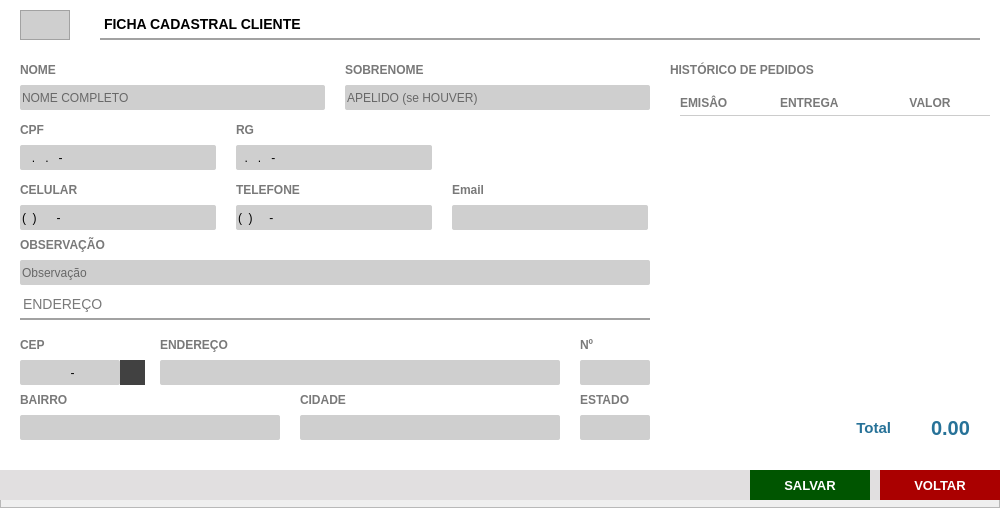
<?xml version="1.0" encoding="UTF-8"?>
<ui version="4.0">
 <class>ct_FormClientes</class>
 <widget class="QFrame" name="ct_FormClientes">
  <property name="geometry">
   <rect>
    <x>0</x>
    <y>0</y>
    <width>1000</width>
    <height>508</height>
   </rect>
  </property>
  <property name="windowTitle">
   <string>Frame</string>
  </property>
  <property name="frameShape">
   <enum>QFrame::StyledPanel</enum>
  </property>
  <property name="frameShadow">
   <enum>QFrame::Raised</enum>
  </property>
  <widget class="QFrame" name="fr_FormClientes">
   <property name="geometry">
    <rect>
     <x>0</x>
     <y>0</y>
     <width>1000</width>
     <height>500</height>
    </rect>
   </property>
   <property name="styleSheet">
    <string notr="true">background: #FFF;
border: none</string>
   </property>
   <widget class="QLabel" name="lb_FormProdutos">
    <property name="geometry">
     <rect>
      <x>100</x>
      <y>10</y>
      <width>880</width>
      <height>30</height>
     </rect>
    </property>
    <property name="styleSheet">
     <string notr="true">QLabel{
font-size: 14px;
font-family: &quot;Arial&quot;;
font-weight: bold;

border-bottom: 2px solid #A2A2A2
}</string>
    </property>
    <property name="text">
     <string>FICHA CADASTRAL CLIENTE</string>
    </property>
   </widget>
   <widget class="QLineEdit" name="tx_Id">
    <property name="enabled">
     <bool>false</bool>
    </property>
    <property name="geometry">
     <rect>
      <x>20</x>
      <y>10</y>
      <width>50</width>
      <height>30</height>
     </rect>
    </property>
    <property name="styleSheet">
     <string notr="true">QLineEdit{
background: #CFCFCF;
border: 1px solid #A2A2A2;
color: #000;
font-size: 14px;
font-family: &quot;Arial&quot;;
font-weight: bold;

}</string>
    </property>
    <property name="text">
     <string/>
    </property>
    <property name="alignment">
     <set>Qt::AlignCenter</set>
    </property>
   </widget>
   <widget class="QLabel" name="lb_FormProdutos_2">
    <property name="geometry">
     <rect>
      <x>20</x>
      <y>60</y>
      <width>150</width>
      <height>20</height>
     </rect>
    </property>
    <property name="styleSheet">
     <string notr="true">QLabel{
font-size: 12px;
font-family: &quot;Arial Unicode MS&quot;;
font-weight: bold;
color: #797979
}</string>
    </property>
    <property name="text">
     <string>NOME</string>
    </property>
   </widget>
   <widget class="QLineEdit" name="tx_NomeFantasia">
    <property name="geometry">
     <rect>
      <x>20</x>
      <y>85</y>
      <width>305</width>
      <height>25</height>
     </rect>
    </property>
    <property name="focusPolicy">
     <enum>Qt::WheelFocus</enum>
    </property>
    <property name="styleSheet">
     <string notr="true">QLineEdit{
background: #CFCFCF;
border-radius: 2px;
color: #000;
font: 13px &quot;Arial&quot; ;
text-transform: uppercase;
}
QLineEdit:Focus {
border: 1px solid red;
}</string>
    </property>
    <property name="placeholderText">
     <string>NOME COMPLETO</string>
    </property>
   </widget>
   <widget class="QLabel" name="lb_FormProdutos_3">
    <property name="geometry">
     <rect>
      <x>20</x>
      <y>120</y>
      <width>190</width>
      <height>20</height>
     </rect>
    </property>
    <property name="styleSheet">
     <string notr="true">QLabel{
font-size: 12px;
font-family: &quot;Arial Unicode MS&quot;;
font-weight: bold;
color: #797979
}</string>
    </property>
    <property name="text">
     <string>CPF</string>
    </property>
   </widget>
   <widget class="QLabel" name="lb_FormProdutos_4">
    <property name="geometry">
     <rect>
      <x>236</x>
      <y>120</y>
      <width>190</width>
      <height>20</height>
     </rect>
    </property>
    <property name="styleSheet">
     <string notr="true">QLabel{
font-size: 12px;
font-family: &quot;Arial Unicode MS&quot;;
font-weight: bold;
color: #797979
}</string>
    </property>
    <property name="text">
     <string>RG</string>
    </property>
   </widget>
   <widget class="QLabel" name="lb_FormProdutos_5">
    <property name="geometry">
     <rect>
      <x>20</x>
      <y>180</y>
      <width>196</width>
      <height>20</height>
     </rect>
    </property>
    <property name="styleSheet">
     <string notr="true">QLabel{
font-size: 12px;
font-family: &quot;Arial Unicode MS&quot;;
font-weight: bold;
color: #797979
}</string>
    </property>
    <property name="text">
     <string>CELULAR</string>
    </property>
   </widget>
   <widget class="QLineEdit" name="tx_Celular">
    <property name="geometry">
     <rect>
      <x>20</x>
      <y>205</y>
      <width>196</width>
      <height>25</height>
     </rect>
    </property>
    <property name="focusPolicy">
     <enum>Qt::WheelFocus</enum>
    </property>
    <property name="styleSheet">
     <string notr="true">QLineEdit{
background: #CFCFCF;
border-radius: 2px;
color: #000;
font: 13px &quot;Arial&quot; 
}
QLineEdit:Focus {
border: 1px solid red;
}</string>
    </property>
    <property name="inputMask">
     <string>(00) 00000-0000</string>
    </property>
    <property name="text">
     <string>() -</string>
    </property>
    <property name="placeholderText">
     <string/>
    </property>
   </widget>
   <widget class="QLineEdit" name="tx_InscEstadual">
    <property name="geometry">
     <rect>
      <x>236</x>
      <y>145</y>
      <width>196</width>
      <height>25</height>
     </rect>
    </property>
    <property name="focusPolicy">
     <enum>Qt::WheelFocus</enum>
    </property>
    <property name="styleSheet">
     <string notr="true">QLineEdit{
background: #CFCFCF;
border-radius: 2px;
color: #000;
font: 13px &quot;Arial&quot; 
}
QLineEdit:Focus {
border: 1px solid red;
}</string>
    </property>
    <property name="inputMask">
     <string>00.000.000-0</string>
    </property>
    <property name="placeholderText">
     <string/>
    </property>
   </widget>
   <widget class="QLineEdit" name="tx_Obs">
    <property name="geometry">
     <rect>
      <x>20</x>
      <y>260</y>
      <width>630</width>
      <height>25</height>
     </rect>
    </property>
    <property name="focusPolicy">
     <enum>Qt::WheelFocus</enum>
    </property>
    <property name="styleSheet">
     <string notr="true">QLineEdit{
background: #CFCFCF;
border-radius: 2px;
color: #000;
font: 13px &quot;Arial&quot; ;
text-transform: uppercase
}
QLineEdit:Focus {
border: 1px solid red;
}</string>
    </property>
    <property name="placeholderText">
     <string>Observação</string>
    </property>
   </widget>
   <widget class="QLabel" name="lb_FormProdutos_7">
    <property name="geometry">
     <rect>
      <x>20</x>
      <y>235</y>
      <width>150</width>
      <height>20</height>
     </rect>
    </property>
    <property name="styleSheet">
     <string notr="true">QLabel{
font-size: 12px;
font-family: &quot;Arial Unicode MS&quot;;
font-weight: bold;
color: #797979
}</string>
    </property>
    <property name="text">
     <string>OBSERVAÇÃO</string>
    </property>
   </widget>
   <widget class="QLabel" name="lb_FormProdutos_8">
    <property name="geometry">
     <rect>
      <x>20</x>
      <y>290</y>
      <width>630</width>
      <height>30</height>
     </rect>
    </property>
    <property name="styleSheet">
     <string notr="true">QLabel{
font-size: 14px;
font-family: &quot;Arial&quot;;
font-weight: normal;

border-bottom: 2px solid #A2A2A2;
color: #797979
}</string>
    </property>
    <property name="text">
     <string>ENDEREÇO</string>
    </property>
   </widget>
   <widget class="QTableWidget" name="tb_Historico">
    <property name="geometry">
     <rect>
      <x>680</x>
      <y>90</y>
      <width>310</width>
      <height>320</height>
     </rect>
    </property>
    <property name="styleSheet">
     <string notr="true">QTableView{
color: #797979;
font-family: &quot;Arial&quot;;
font-weight: bold;
font-size: 12px;
background: #FFF;
}
QHeaderView:section{
background: #FFF;
font-size: 12px;
font-family: &quot;Arial&quot;;
font-weight: bold;
color: #797979;
border: none;
border-bottom: 1px solid #CCC;
height: 25px;
}
QTableView::item {
border-bottom: 2px solid #CCC;
padding: 2px;
}
</string>
    </property>
    <property name="verticalScrollBarPolicy">
     <enum>Qt::ScrollBarAsNeeded</enum>
    </property>
    <property name="horizontalScrollBarPolicy">
     <enum>Qt::ScrollBarAlwaysOff</enum>
    </property>
    <property name="showGrid">
     <bool>false</bool>
    </property>
    <attribute name="verticalHeaderVisible">
     <bool>false</bool>
    </attribute>
    <attribute name="verticalHeaderHighlightSections">
     <bool>false</bool>
    </attribute>
    <column>
     <property name="text">
      <string>EMISÂO</string>
     </property>
     <property name="textAlignment">
      <set>AlignLeading|AlignVCenter</set>
     </property>
    </column>
    <column>
     <property name="text">
      <string>ENTREGA</string>
     </property>
     <property name="textAlignment">
      <set>AlignLeading|AlignVCenter</set>
     </property>
    </column>
    <column>
     <property name="text">
      <string>VALOR</string>
     </property>
    </column>
    <column>
     <property name="text">
      <string>VER</string>
     </property>
    </column>
   </widget>
   <widget class="QLabel" name="lb_FormProdutos_9">
    <property name="geometry">
     <rect>
      <x>670</x>
      <y>60</y>
      <width>310</width>
      <height>20</height>
     </rect>
    </property>
    <property name="styleSheet">
     <string notr="true">QLabel{
font-size: 12px;
font-family: &quot;Arial Unicode MS&quot;;
font-weight: bold;
color: #797979
}</string>
    </property>
    <property name="text">
     <string>HISTÓRICO DE PEDIDOS</string>
    </property>
   </widget>
   <widget class="QLineEdit" name="tx_Cep">
    <property name="geometry">
     <rect>
      <x>20</x>
      <y>360</y>
      <width>100</width>
      <height>25</height>
     </rect>
    </property>
    <property name="focusPolicy">
     <enum>Qt::WheelFocus</enum>
    </property>
    <property name="styleSheet">
     <string notr="true">QLineEdit{
background: #CFCFCF;
border-radius: 2px;
color: #000;
font: 13px &quot;Arial&quot; ;
text-transform: uppercase
}
QLineEdit:Focus {
border: 1px solid red;
}</string>
    </property>
    <property name="inputMask">
     <string>99999-999</string>
    </property>
    <property name="alignment">
     <set>Qt::AlignCenter</set>
    </property>
    <property name="placeholderText">
     <string>123456789</string>
    </property>
   </widget>
   <widget class="QLabel" name="lb_FormProdutos_10">
    <property name="geometry">
     <rect>
      <x>20</x>
      <y>335</y>
      <width>50</width>
      <height>20</height>
     </rect>
    </property>
    <property name="styleSheet">
     <string notr="true">QLabel{
font-size: 12px;
font-family: &quot;Arial Unicode MS&quot;;
font-weight: bold;
color: #797979
}</string>
    </property>
    <property name="text">
     <string>CEP</string>
    </property>
   </widget>
   <widget class="QFrame" name="fr_BotoesFormProdutos">
    <property name="geometry">
     <rect>
      <x>0</x>
      <y>470</y>
      <width>1000</width>
      <height>30</height>
     </rect>
    </property>
    <property name="styleSheet">
     <string notr="true">background:#E1DFE0;
border: none;</string>
    </property>
    <widget class="QPushButton" name="bt_Voltar">
     <property name="geometry">
      <rect>
       <x>880</x>
       <y>0</y>
       <width>120</width>
       <height>30</height>
      </rect>
     </property>
     <property name="font">
      <font>
       <family>Tahoma</family>
       <pointsize>10</pointsize>
       <weight>75</weight>
       <bold>true</bold>
      </font>
     </property>
     <property name="cursor">
      <cursorShape>PointingHandCursor</cursorShape>
     </property>
     <property name="focusPolicy">
      <enum>Qt::NoFocus</enum>
     </property>
     <property name="contextMenuPolicy">
      <enum>Qt::ActionsContextMenu</enum>
     </property>
     <property name="styleSheet">
      <string notr="true">QPushButton {
background-color: rgb(170, 0, 0);
color: #FFF
 }
QPushButton:hover{
background-color: rgb(255, 0, 0);
}</string>
     </property>
     <property name="text">
      <string>VOLTAR</string>
     </property>
     <property name="iconSize">
      <size>
       <width>75</width>
       <height>35</height>
      </size>
     </property>
    </widget>
    <widget class="QPushButton" name="bt_Salvar">
     <property name="geometry">
      <rect>
       <x>750</x>
       <y>0</y>
       <width>120</width>
       <height>30</height>
      </rect>
     </property>
     <property name="font">
      <font>
       <family>Tahoma</family>
       <pointsize>10</pointsize>
       <weight>75</weight>
       <bold>true</bold>
      </font>
     </property>
     <property name="cursor">
      <cursorShape>PointingHandCursor</cursorShape>
     </property>
     <property name="focusPolicy">
      <enum>Qt::NoFocus</enum>
     </property>
     <property name="contextMenuPolicy">
      <enum>Qt::ActionsContextMenu</enum>
     </property>
     <property name="styleSheet">
      <string notr="true">QPushButton {
background-color: rgb(0, 85, 0);
color: #FFF
 }
QPushButton:hover{
background-color: #40a286
}</string>
     </property>
     <property name="text">
      <string>SALVAR</string>
     </property>
     <property name="iconSize">
      <size>
       <width>75</width>
       <height>35</height>
      </size>
     </property>
    </widget>
   </widget>
   <widget class="QLabel" name="lb_FormProdutos_21">
    <property name="geometry">
     <rect>
      <x>345</x>
      <y>60</y>
      <width>150</width>
      <height>20</height>
     </rect>
    </property>
    <property name="styleSheet">
     <string notr="true">QLabel{
font-size: 12px;
font-family: &quot;Arial Unicode MS&quot;;
font-weight: bold;
color: #797979
}</string>
    </property>
    <property name="text">
     <string>SOBRENOME</string>
    </property>
   </widget>
   <widget class="QLineEdit" name="tx_RazaoSocial">
    <property name="geometry">
     <rect>
      <x>345</x>
      <y>85</y>
      <width>305</width>
      <height>25</height>
     </rect>
    </property>
    <property name="focusPolicy">
     <enum>Qt::WheelFocus</enum>
    </property>
    <property name="styleSheet">
     <string notr="true">QLineEdit{
background: #CFCFCF;
border-radius: 2px;
color: #000;
font: 13px &quot;Arial&quot; ;
text-transform: uppercase;
}
QLineEdit:Focus {
border: 1px solid red;
}</string>
    </property>
    <property name="placeholderText">
     <string>APELIDO (se HOUVER)</string>
    </property>
   </widget>
   <widget class="QLineEdit" name="tx_cnpj">
    <property name="geometry">
     <rect>
      <x>20</x>
      <y>145</y>
      <width>196</width>
      <height>25</height>
     </rect>
    </property>
    <property name="focusPolicy">
     <enum>Qt::WheelFocus</enum>
    </property>
    <property name="styleSheet">
     <string notr="true">QLineEdit{
background: #CFCFCF;
border-radius: 2px;
color: #000;
font: 13px &quot;Arial&quot; 
}
QLineEdit:Focus {
border: 1px solid red;
}</string>
    </property>
    <property name="inputMask">
     <string>000.000.000-00</string>
    </property>
    <property name="text">
     <string>..-</string>
    </property>
    <property name="placeholderText">
     <string/>
    </property>
   </widget>
   <widget class="QLabel" name="lb_FormProdutos_23">
    <property name="geometry">
     <rect>
      <x>452</x>
      <y>180</y>
      <width>190</width>
      <height>20</height>
     </rect>
    </property>
    <property name="styleSheet">
     <string notr="true">QLabel{
font-size: 12px;
font-family: &quot;Arial Unicode MS&quot;;
font-weight: bold;
color: #797979
}</string>
    </property>
    <property name="text">
     <string>Email</string>
    </property>
   </widget>
   <widget class="QLabel" name="lb_FormProdutos_24">
    <property name="geometry">
     <rect>
      <x>236</x>
      <y>180</y>
      <width>190</width>
      <height>20</height>
     </rect>
    </property>
    <property name="styleSheet">
     <string notr="true">QLabel{
font-size: 12px;
font-family: &quot;Arial Unicode MS&quot;;
font-weight: bold;
color: #797979
}</string>
    </property>
    <property name="text">
     <string>TELEFONE</string>
    </property>
   </widget>
   <widget class="QLineEdit" name="tx_Email">
    <property name="geometry">
     <rect>
      <x>452</x>
      <y>205</y>
      <width>196</width>
      <height>25</height>
     </rect>
    </property>
    <property name="focusPolicy">
     <enum>Qt::WheelFocus</enum>
    </property>
    <property name="styleSheet">
     <string notr="true">QLineEdit{
background: #CFCFCF;
border-radius: 2px;
color: #000;
font: 13px &quot;Arial&quot; ;
text-transform: uppercase
}
QLineEdit:Focus {
border: 1px solid red;
}</string>
    </property>
    <property name="placeholderText">
     <string/>
    </property>
   </widget>
   <widget class="QLineEdit" name="tx_Telefone">
    <property name="geometry">
     <rect>
      <x>236</x>
      <y>205</y>
      <width>196</width>
      <height>25</height>
     </rect>
    </property>
    <property name="focusPolicy">
     <enum>Qt::WheelFocus</enum>
    </property>
    <property name="styleSheet">
     <string notr="true">QLineEdit{
background: #CFCFCF;
border-radius: 2px;
color: #000;
font: 13px &quot;Arial&quot; 
}
QLineEdit:Focus {
border: 1px solid red;
}</string>
    </property>
    <property name="inputMask">
     <string>(00) 0000-0000</string>
    </property>
    <property name="placeholderText">
     <string/>
    </property>
   </widget>
   <widget class="QLabel" name="lb_FormProdutos_11">
    <property name="geometry">
     <rect>
      <x>160</x>
      <y>335</y>
      <width>250</width>
      <height>20</height>
     </rect>
    </property>
    <property name="styleSheet">
     <string notr="true">QLabel{
font-size: 12px;
font-family: &quot;Arial Unicode MS&quot;;
font-weight: bold;
color: #797979
}</string>
    </property>
    <property name="text">
     <string>ENDEREÇO</string>
    </property>
   </widget>
   <widget class="QLineEdit" name="tx_Endereco">
    <property name="geometry">
     <rect>
      <x>160</x>
      <y>360</y>
      <width>400</width>
      <height>25</height>
     </rect>
    </property>
    <property name="focusPolicy">
     <enum>Qt::WheelFocus</enum>
    </property>
    <property name="styleSheet">
     <string notr="true">QLineEdit{
background: #CFCFCF;
border-radius: 2px;
color: #000;
font: 13px &quot;Arial&quot; ;
text-transform: uppercase
}
QLineEdit:Focus {
border: 1px solid red;
}</string>
    </property>
    <property name="inputMask">
     <string/>
    </property>
    <property name="alignment">
     <set>Qt::AlignLeading|Qt::AlignLeft|Qt::AlignVCenter</set>
    </property>
    <property name="placeholderText">
     <string/>
    </property>
   </widget>
   <widget class="QLabel" name="lb_FormProdutos_12">
    <property name="geometry">
     <rect>
      <x>580</x>
      <y>335</y>
      <width>50</width>
      <height>20</height>
     </rect>
    </property>
    <property name="styleSheet">
     <string notr="true">QLabel{
font-size: 12px;
font-family: &quot;Arial Unicode MS&quot;;
font-weight: bold;
color: #797979
}</string>
    </property>
    <property name="text">
     <string>Nº</string>
    </property>
   </widget>
   <widget class="QLineEdit" name="tx_Numero">
    <property name="geometry">
     <rect>
      <x>580</x>
      <y>360</y>
      <width>70</width>
      <height>25</height>
     </rect>
    </property>
    <property name="focusPolicy">
     <enum>Qt::WheelFocus</enum>
    </property>
    <property name="styleSheet">
     <string notr="true">QLineEdit{
background: #CFCFCF;
border-radius: 2px;
color: #000;
font: 13px &quot;Arial&quot; ;
text-transform: uppercase
}
QLineEdit:Focus {
border: 1px solid red;
}</string>
    </property>
    <property name="inputMethodHints">
     <set>Qt::ImhNone</set>
    </property>
    <property name="inputMask">
     <string/>
    </property>
    <property name="alignment">
     <set>Qt::AlignLeading|Qt::AlignLeft|Qt::AlignVCenter</set>
    </property>
    <property name="placeholderText">
     <string/>
    </property>
   </widget>
   <widget class="QLineEdit" name="tx_Bairro">
    <property name="geometry">
     <rect>
      <x>20</x>
      <y>415</y>
      <width>260</width>
      <height>25</height>
     </rect>
    </property>
    <property name="focusPolicy">
     <enum>Qt::WheelFocus</enum>
    </property>
    <property name="styleSheet">
     <string notr="true">QLineEdit{
background: #CFCFCF;
border-radius: 2px;
color: #000;
font: 13px &quot;Arial&quot; ;
text-transform: uppercase
}
QLineEdit:Focus {
border: 1px solid red;
}</string>
    </property>
    <property name="inputMask">
     <string/>
    </property>
    <property name="alignment">
     <set>Qt::AlignLeading|Qt::AlignLeft|Qt::AlignVCenter</set>
    </property>
    <property name="placeholderText">
     <string/>
    </property>
   </widget>
   <widget class="QLabel" name="lb_FormProdutos_13">
    <property name="geometry">
     <rect>
      <x>20</x>
      <y>390</y>
      <width>120</width>
      <height>20</height>
     </rect>
    </property>
    <property name="styleSheet">
     <string notr="true">QLabel{
font-size: 12px;
font-family: &quot;Arial Unicode MS&quot;;
font-weight: bold;
color: #797979
}</string>
    </property>
    <property name="text">
     <string>BAIRRO</string>
    </property>
   </widget>
   <widget class="QLineEdit" name="tx_Cidade">
    <property name="geometry">
     <rect>
      <x>300</x>
      <y>415</y>
      <width>260</width>
      <height>25</height>
     </rect>
    </property>
    <property name="focusPolicy">
     <enum>Qt::WheelFocus</enum>
    </property>
    <property name="styleSheet">
     <string notr="true">QLineEdit{
background: #CFCFCF;
border-radius: 2px;
color: #000;
font: 13px &quot;Arial&quot; ;
text-transform: uppercase
}
QLineEdit:Focus {
border: 1px solid red;
}</string>
    </property>
    <property name="inputMask">
     <string/>
    </property>
    <property name="alignment">
     <set>Qt::AlignLeading|Qt::AlignLeft|Qt::AlignVCenter</set>
    </property>
    <property name="placeholderText">
     <string/>
    </property>
   </widget>
   <widget class="QLabel" name="lb_FormProdutos_14">
    <property name="geometry">
     <rect>
      <x>300</x>
      <y>390</y>
      <width>120</width>
      <height>20</height>
     </rect>
    </property>
    <property name="styleSheet">
     <string notr="true">QLabel{
font-size: 12px;
font-family: &quot;Arial Unicode MS&quot;;
font-weight: bold;
color: #797979
}</string>
    </property>
    <property name="text">
     <string>CIDADE</string>
    </property>
   </widget>
   <widget class="QLabel" name="lb_FormProdutos_15">
    <property name="geometry">
     <rect>
      <x>580</x>
      <y>390</y>
      <width>70</width>
      <height>20</height>
     </rect>
    </property>
    <property name="styleSheet">
     <string notr="true">QLabel{
font-size: 12px;
font-family: &quot;Arial Unicode MS&quot;;
font-weight: bold;
color: #797979
}</string>
    </property>
    <property name="text">
     <string>ESTADO</string>
    </property>
   </widget>
   <widget class="QLineEdit" name="tx_Estado">
    <property name="geometry">
     <rect>
      <x>580</x>
      <y>415</y>
      <width>70</width>
      <height>25</height>
     </rect>
    </property>
    <property name="focusPolicy">
     <enum>Qt::WheelFocus</enum>
    </property>
    <property name="styleSheet">
     <string notr="true">QLineEdit{
background: #CFCFCF;
border-radius: 2px;
color: #000;
font: 13px &quot;Arial&quot; ;
text-transform: uppercase
}
QLineEdit:Focus {
border: 1px solid red;
}</string>
    </property>
    <property name="inputMask">
     <string/>
    </property>
    <property name="alignment">
     <set>Qt::AlignLeading|Qt::AlignLeft|Qt::AlignVCenter</set>
    </property>
    <property name="placeholderText">
     <string/>
    </property>
   </widget>
   <widget class="QPushButton" name="bt_BuscaCep">
    <property name="geometry">
     <rect>
      <x>120</x>
      <y>360</y>
      <width>25</width>
      <height>25</height>
     </rect>
    </property>
    <property name="font">
     <font>
      <family>Arial</family>
      <pointsize>16</pointsize>
      <weight>75</weight>
      <bold>true</bold>
     </font>
    </property>
    <property name="styleSheet">
     <string notr="true">QPushButton{
background-color: rgb(65, 65, 65);
color: #FFF
}
QPushButton:hover{
background-color: #40a286
}</string>
    </property>
    <property name="text">
     <string/>
    </property>
   </widget>
   <widget class="QLabel" name="lb_TotalHistorico">
    <property name="geometry">
     <rect>
      <x>910</x>
      <y>415</y>
      <width>81</width>
      <height>25</height>
     </rect>
    </property>
    <property name="layoutDirection">
     <enum>Qt::LeftToRight</enum>
    </property>
    <property name="styleSheet">
     <string notr="true">QLabel{
font-size: 20px;
font-family: &quot;Arial&quot;;
font-weight: bold;
color: #277298;
border: none
}</string>
    </property>
    <property name="text">
     <string>0.00</string>
    </property>
    <property name="alignment">
     <set>Qt::AlignCenter</set>
    </property>
   </widget>
   <widget class="QLabel" name="lb_FormVenda_11">
    <property name="geometry">
     <rect>
      <x>680</x>
      <y>415</y>
      <width>211</width>
      <height>25</height>
     </rect>
    </property>
    <property name="styleSheet">
     <string notr="true">QLabel{
font-size: 15px;
font-family: &quot;Arial&quot;;
font-weight: bold;
color: #277298;
border: none
}</string>
    </property>
    <property name="text">
     <string>Total</string>
    </property>
    <property name="alignment">
     <set>Qt::AlignRight|Qt::AlignTrailing|Qt::AlignVCenter</set>
    </property>
   </widget>
  </widget>
 </widget>
 <tabstops>
  <tabstop>tx_Id</tabstop>
  <tabstop>tx_NomeFantasia</tabstop>
  <tabstop>tx_RazaoSocial</tabstop>
  <tabstop>tx_cnpj</tabstop>
  <tabstop>tx_InscEstadual</tabstop>
  <tabstop>tx_Celular</tabstop>
  <tabstop>tx_Telefone</tabstop>
  <tabstop>tx_Email</tabstop>
  <tabstop>tx_Obs</tabstop>
  <tabstop>tx_Cep</tabstop>
  <tabstop>bt_BuscaCep</tabstop>
  <tabstop>tx_Endereco</tabstop>
  <tabstop>tx_Numero</tabstop>
  <tabstop>tx_Bairro</tabstop>
  <tabstop>tx_Cidade</tabstop>
  <tabstop>tx_Estado</tabstop>
  <tabstop>tb_Historico</tabstop>
 </tabstops>
 <resources/>
 <connections/>
</ui>
